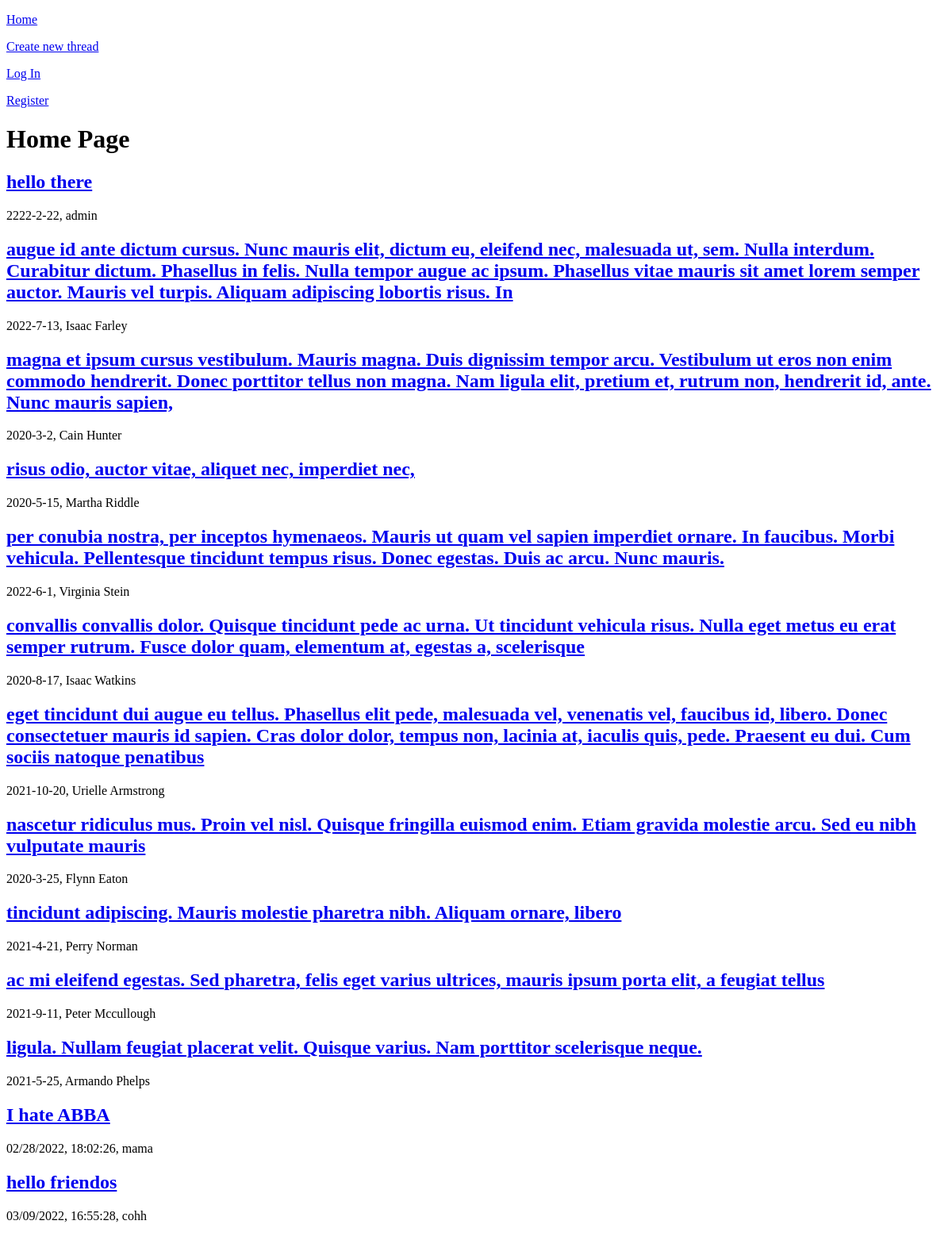
Before: / with the older database file.
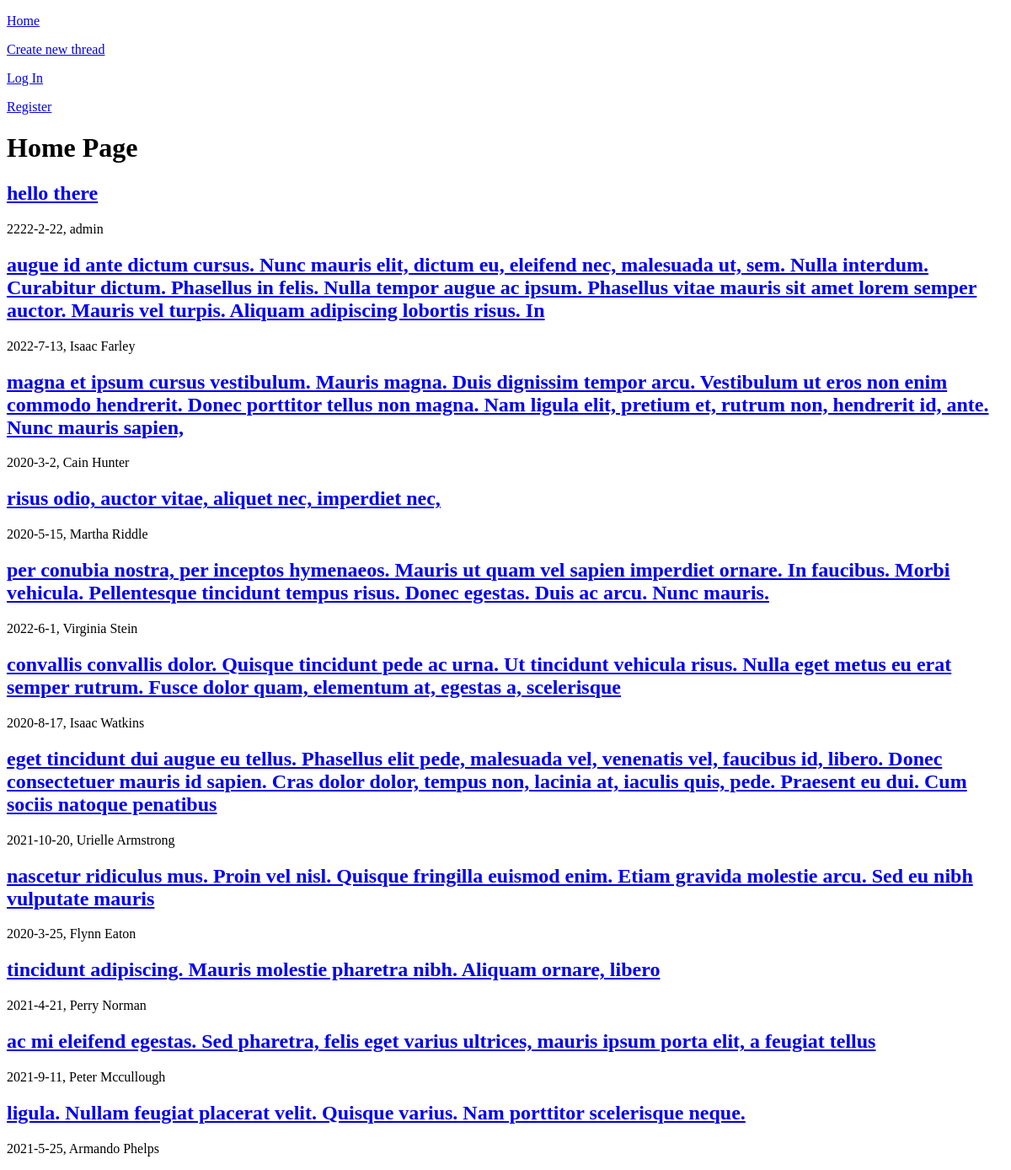
After: the same page with the newer database file.
### tables this page shows
CREATE TABLE threads
(
    thread_id INTEGER PRIMARY KEY AUTOINCREMENT,
    title TEXT NOT NULL,
    body TEXT NOT NULL,
    date_created TEXT NOT NULL,
    user_poster TEXT NOT NULL
);

### app.py (the view)
@app.route("/", methods=["GET", "POST"])
def index():
    db = get_db()
    threads = db.execute("""
        SELECT * FROM threads;
    """).fetchall()
    return render_template("index.html", threads=threads)

### app.py (called while the page is built)
@app.before_request
def load_logged_in_user():
    g.user = session.get("username", None)

### database.py (called while the page is built)
def get_db():
    if "db" not in g:
        g.db = sqlite3.connect(DATABASE,
            detect_types=sqlite3.PARSE_DECLTYPES
        )
        g.db.row_factory = sqlite3.Row
    return g.db

### templates/index.html (shortened to what this page needs)
{% extends 'base.html' %}
{% block main_content %}
<h1>Home Page</h1>
{% for thread in threads %}
    <h2>
        <a href="{{ url_for('thread', thread_id=thread['thread_id']) }}">
            {{ thread["title"] }}
        </a>
    </h2>
    <p>{{ thread["date_created"] }}, {{ thread["user_poster"] }}</p>
{% endfor %}
{% endblock %}

Changed rows visible on the page:
removed threads: title "I hate ABBA", date_created "02/28/2022, 18:02:26", user_poster "mama"
removed threads: title "hello friendos", date_created "03/09/2022, 16:55:28", user_poster "cohh"
